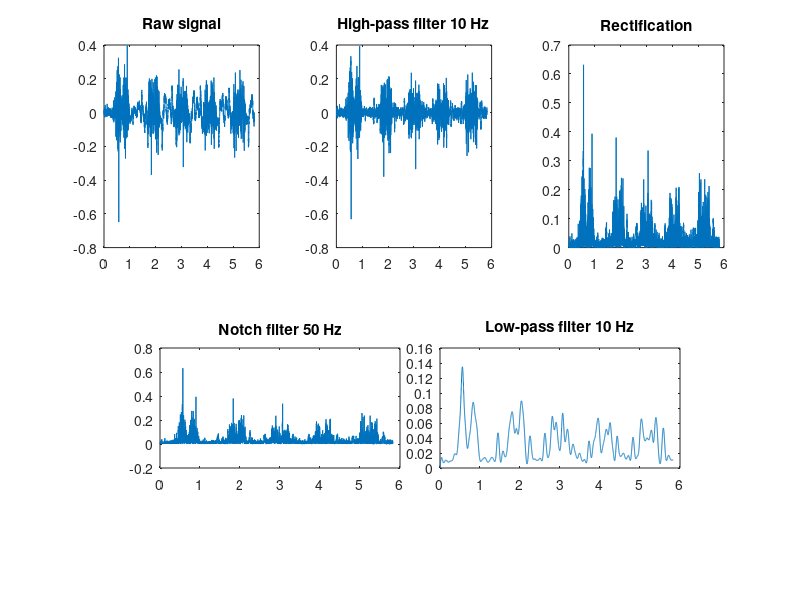

The MATLAB script that drew this image: (Note: this script raises an error after producing the figure.)
clear all
close all
clc

%%This is only a file to show how preprocessing works on our data

%Healthy without float

addpath(genpath('Healthy Recordings\Subject6\NO_FLOAT'));

load('S6_NO_FLOAT.mat');

Trials=fieldnames(S6_NO_FLOAT);
Trials=Trials(9:11,1);
EMGSensors=fieldnames(S6_NO_FLOAT.T_01.Raw.EMG);

for Trialidx=1:length(Trials)
   TrialName=Trials{Trialidx}; 
   if isstruct(S6_NO_FLOAT)
    for Sensoridx=1:length(EMGSensors)
        SensorName=EMGSensors{Sensoridx};
        if isstruct(S6_NO_FLOAT.(TrialName).Raw.EMG)
            %4-th order band pass filter (10-499 Hz)
            [bp1,bp2]=butter(4,[10 499]/(S6_NO_FLOAT.(TrialName).fsEMG/2)); 
            S6_NO_FLOAT.(TrialName).Filtered.(SensorName)=filtfilt(bp1,bp2,S6_NO_FLOAT.(TrialName).Raw.EMG.(SensorName));
        
            %rectification
            S6_NO_FLOAT.(TrialName).Rectified.(SensorName)=abs(S6_NO_FLOAT.(TrialName).Filtered.(SensorName));

%             %4-th order high-pass filter (30 Hz){removed because they
%             told us not to use it
%             [hp1,hp2]=butter(4,30/(S6_NO_FLOAT.(TrialName).fsEMG/2),'high'); 
%             S6_NO_FLOAT.(TrialName).Filtered2.(SensorName)=filter(hp1,hp2,S6_NO_FLOAT.(TrialName).Rectified.(SensorName));
%         
            %4-th order Notch filter (50 Hz)
            [n1,n2]=butter(4,[49.8 50.2]/(S6_NO_FLOAT.(TrialName).fsEMG/2),'stop'); 
            S6_NO_FLOAT.(TrialName).Filtered3.(SensorName)=filtfilt(n1,n2,S6_NO_FLOAT.(TrialName).Rectified.(SensorName));
        
            %4-th order low-pass filter (10 Hz)
            [lp1,lp2]=butter(4,10/(S6_NO_FLOAT.(TrialName).fsEMG/2),'low'); 
            S6_NO_FLOAT.(TrialName).Filtered4.(SensorName)=filtfilt(lp1,lp2,S6_NO_FLOAT.(TrialName).Filtered3.(SensorName));
        end
    end
   end
end

figure(1)
subplot(2,3,1)
plot([1:length(S6_NO_FLOAT.T_02.Raw.EMG.LTA)]/1000,S6_NO_FLOAT.T_02.Raw.EMG.LTA)
title('Raw signal');
subplot(2,3,2)
plot([1:length(S6_NO_FLOAT.T_02.Filtered.LTA)]/1000,S6_NO_FLOAT.T_02.Filtered.LTA)
title('High-pass filter 10 Hz');
subplot(2,3,3)
plot([1:length(S6_NO_FLOAT.T_02.Rectified.LTA)]/1000,S6_NO_FLOAT.T_02.Rectified.LTA)
title('Rectification');
positionVector1 = [0.20, 0.22, 0.3, 0.2];
subplot('Position',positionVector1)
plot([1:length(S6_NO_FLOAT.T_02.Filtered3.LTA)]/1000,S6_NO_FLOAT.T_02.Filtered3.LTA)
title('Notch filter 50 Hz');
positionVector2 = [0.55, 0.22, 0.3, 0.2];
subplot('Position',positionVector2)
plot([1:length(S6_NO_FLOAT.T_02.Filtered4.LTA)]/1000,S6_NO_FLOAT.T_02.Filtered4.LTA)
title('Low-pass filter 10 Hz');
suptitle('Sensor LTA')
suplabel('Time [s]');
suplabel('Amplitude [mV]','y');


figure(2)
subplot(2,3,1)
plot(S6_NO_FLOAT.T_02.Raw.EMG.LMG)
title('Raw signal');
subplot(2,3,2)
plot(S6_NO_FLOAT.T_02.Filtered.LMG)
title('BP filter 10-499 Hz');
subplot(2,3,3)
plot(S6_NO_FLOAT.T_02.Rectified.LMG)
title('Rectification');
subplot(2,3,4)
plot(S6_NO_FLOAT.T_02.Filtered3.LMG)
title('Notch filter 50 Hz');
subplot(2,3,5)
plot(S6_NO_FLOAT.T_02.Filtered4.LMG)
title('LP filter 10 Hz');
suptitle('Gastrocnemius - left')
